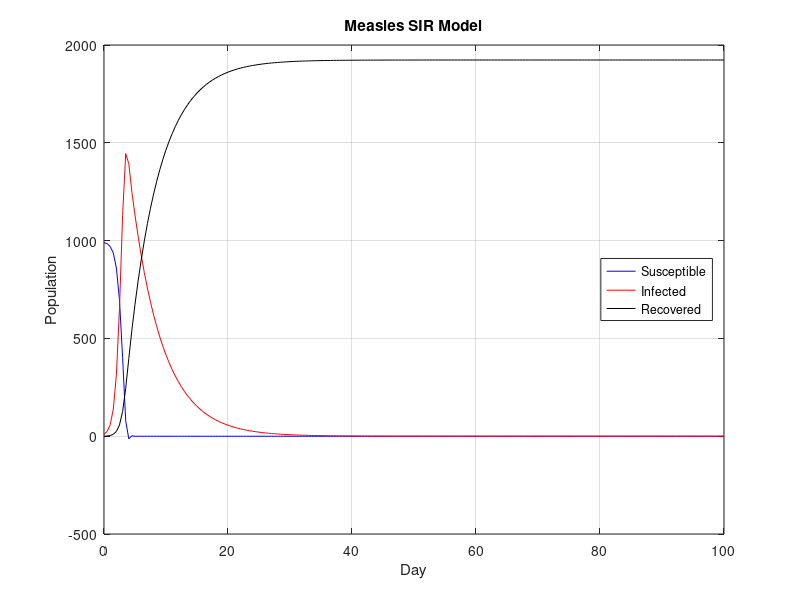

This chart was generated by the following MATLAB code:
% %%% MEASLES %%% %
h = 0.5; % day
% Initial conditions
S0 = 990; 
I0 = 10;
R0 = 0; 

a = 0; % day 0 
b = 100; % day 100 (time simulation)
n = (b-a)/h; % step size
B = 2; % transmission rate for measles
g = 0.2; % recovery rate for measles
N = S0 + R0 + I0; % total population (constant)
t = linspace(a,b,n+1);
S = zeros(1,n+1);
I = zeros(1,n+1);
R = zeros(1,n+1);
S(1) = S0;
I(1) = I0;
R(1) = R0;

% Equations
fS = @(S,I) -B*S*I / N; % Susceptible function
fI = @(S,I) B*S*I / N - g*I; % Infected function
fR = @(I) g*I; % Recovered function 

% Fourth order Runge-Kutta method
for i = 1:n
    K1S = fS(S(i),I(i));
    K2S = fS(S(i)+0.5*h, I(i)+0.5*K1S*h);
    K3S = fS(S(i)+0.5*h, I(i)+0.5*K2S*h);
    K4S = fS(S(i+1), I(i)+K3S*h);
    S(i+1) = S(i) + (K1S+2*K2S+2*K3S+K4S)*(h/6);

    K1I = fI(S(i),I(i));
    K2I = fI(S(i) + 0.5*h, I(i) + 0.5*K1I*h);
    K3I = fI(S(i) + 0.5*h, I(i) + 0.5*K2I*h);
    K4I = fI(S(i+1), I(i) + K3I*h);
    I(i+1) = I(i) + (K1I+2*K2I+2*K3I+K4I)* (h/6);

    K1R = fR(I(i));
    K2R = fR(I(i) + 0.5*K1R*h);
    K3R = fR(I(i) + 0.5*K2R*h);
    K4R = fR(I(i) + K3R*h);
    R(i+1) = R(i) + (K1R+2*K2R+2*K3R+K4R)*(h/6);
end

plot(t,S,'b-')
grid on
hold on
plot(t,I,'r-')
plot(t,R,'k-')
legend('Susceptible','Infected','Recovered','Location','east')
title 'Measles SIR Model'
xlabel('Day')
ylabel('Population')
